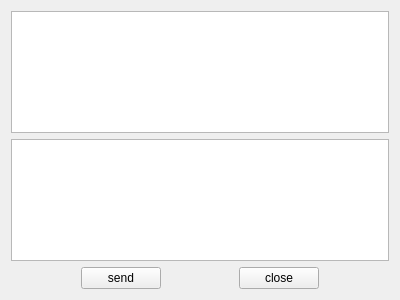
<?xml version="1.0" encoding="UTF-8"?>
<ui version="4.0">
 <class>Widget</class>
 <widget class="QWidget" name="Widget">
  <property name="geometry">
   <rect>
    <x>0</x>
    <y>0</y>
    <width>400</width>
    <height>300</height>
   </rect>
  </property>
  <property name="windowTitle">
   <string>Widget</string>
  </property>
  <layout class="QGridLayout" name="gridLayout">
   <item row="0" column="0" colspan="5">
    <widget class="QTextEdit" name="showEdit">
     <property name="readOnly">
      <bool>true</bool>
     </property>
    </widget>
   </item>
   <item row="1" column="0" colspan="5">
    <widget class="QTextEdit" name="sendEdit"/>
   </item>
   <item row="2" column="0">
    <spacer name="horizontalSpacer_2">
     <property name="orientation">
      <enum>Qt::Horizontal</enum>
     </property>
     <property name="sizeHint" stdset="0">
      <size>
       <width>66</width>
       <height>20</height>
      </size>
     </property>
    </spacer>
   </item>
   <item row="2" column="1">
    <widget class="QPushButton" name="buttonSend">
     <property name="text">
      <string>send</string>
     </property>
    </widget>
   </item>
   <item row="2" column="2">
    <spacer name="horizontalSpacer">
     <property name="orientation">
      <enum>Qt::Horizontal</enum>
     </property>
     <property name="sizeHint" stdset="0">
      <size>
       <width>67</width>
       <height>20</height>
      </size>
     </property>
    </spacer>
   </item>
   <item row="2" column="3">
    <widget class="QPushButton" name="buttonClose">
     <property name="text">
      <string>close</string>
     </property>
    </widget>
   </item>
   <item row="2" column="4">
    <spacer name="horizontalSpacer_3">
     <property name="orientation">
      <enum>Qt::Horizontal</enum>
     </property>
     <property name="sizeHint" stdset="0">
      <size>
       <width>66</width>
       <height>20</height>
      </size>
     </property>
    </spacer>
   </item>
  </layout>
 </widget>
 <layoutdefault spacing="6" margin="11"/>
 <resources/>
 <connections/>
</ui>
